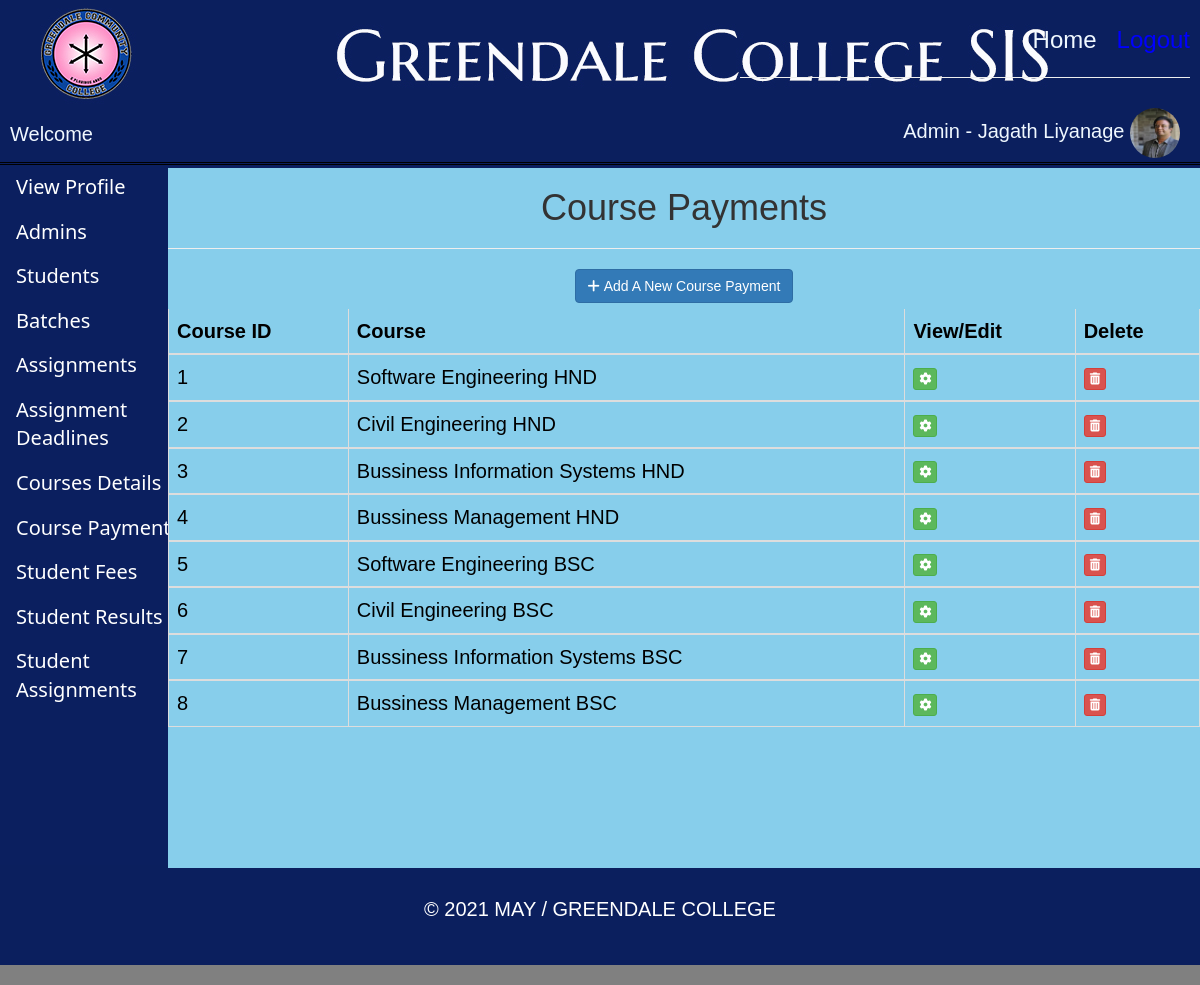
/admin_course_payments_details.php (signed in), run on the app's committed database.
### tables this page shows
CREATE TABLE `course_details` (
  `course_id` int(255) NOT NULL,
  `course_name` varchar(1000) NOT NULL,
  `module_1` varchar(1000) NOT NULL,
  `module_2` varchar(1000) NOT NULL,
  `module_3` varchar(1000) NOT NULL,
  `module_4` varchar(1000) NOT NULL,
  `module_5` varchar(1000) NOT NULL,
  `module_6` varchar(1000) NOT NULL,
  `module_7` varchar(1000) NOT NULL,
  `module_8` varchar(1000) NOT NULL,
  `module_9` varchar(1000) NOT NULL,
  `module_10` varchar(1000) NOT NULL,
  `payment_1` int(255) NOT NULL,
  `payment_2` int(255) NOT NULL,
  `payment_3` int(255) NOT NULL,
  `payment_4` int(255) NOT NULL,
  `payment_5` int(255) NOT NULL
);

### admin_course_payments_details.php (the view, shortened to what this page needs)
<!DOCTYPE html>
<html lang="en">
  <head>
    <link href="css/bootstrap.min.css" rel="stylesheet">
	  <link href="css/style.css" rel="stylesheet">
  </head>
  <body style="background-color: grey; margin-top: -20px">
	   <?php
	include "DBconnection.php";
	if(!isset($_SESSION['email']))
	{
		header("location:adminloginindex.php");
	}
	else
	{
		$email = $_SESSION['email'];
		$result = mysqli_query($conn,"SELECT * FROM admins WHERE admin_email='" . $email."'");
		$row  = mysqli_fetch_array($result);
		if($row >0)
		{
		$name=$row['admin_name'];
		$pic =$row['admin_picture'];
		}
		if($row >0)
		{
		$mysqli = new mysqli('localhost','root','','greendale') or die(mysqli_error($mysqli));
		$result  = $mysqli->query("SELECT * FROM course_details ") or die ($mysqli->erorr);
		}
	}
	  ?>
  <div class="div_content_admin">
    <div class="header_admin">
<div style="margin-right:10px;vertical-align:bottom;">
    <table align="right" width="450">
        <tr><td>
        <div align="right" style="font-size:24px;padding-top:23px; ">
                 <a href="administratorindex.php" style="color: aliceblue">Home</a> &nbsp;
                <a href="userLogoutadmin.php" style="color:blue">Logout</a>
			<hr>
			   <div align="right" style="font-size:20px; padding: 10px; color: aliceblue">
               Admin - <?php echo $name;?>
		<img class="img-rounded" style="border-radius: 50%" width="50px" height="50px" src="adminImage/<?php echo $pic;?>">
        </div>
        </td></tr>
   </table>
</div>
	  </div>
		   <div class="div_header_title_admin">
     <div align="left" style="font-size:20px; padding: 10px; color: aliceblue">
         Welcome
            </div>
		</div>
		  <div class="mainframe"  style="background-color:#0b1f5f" >
		  <div class="section1_admin" >
			    <ul>
				 <li><div><a href="adminmyprofile.php">View Profile</a></div></li>
    		    <li><div><a href="adminmanageadmins.php">Admins</a></div></li>
			 	<li><div><a href="admin_students.php">Students</a></div></li>
			  	<li><div><a href="admin_batch.php">Batches</a></div></li>
			 	<li><div><a href="admin_assignments.php">Assignments</a></div></li>
			   	<li><div><a href="admin_assignments_dates.php">Assignment Deadlines</a></div></li>
			    <li><div><a href="admin_course_details.php">Courses Details</a></div></li>
			 	<li><div><a href="admin_course_payments_details.php">Course Payments</a></div></li>
			    <li><div><a href="admin_students_fees.php">Student Fees</a></div></li>
			    <li><div><a href="admin_students_results.php">Student Results </a></div></li>
				<li><div><a href="admin_students_submittedassignments.php">Student Assignments</a></div></li>
				 </ul>
					</div>
		  <div class="section2_admin" style="overflow-x: scroll" align="center">
			  			  <h1 align="center">Course Payments  </h1><hr>
	<div align="center"   style="margin-top: 5px" >
     <button type="button"   data-toggle="modal" data-target="#model" class="btn btn-primary btn-md"><i class="fa fa-plus"></i>&nbsp;Add A New Course Payment</button>
    </div>
	<div align="left" class="col-md-12" style="margin-top: 5px" >
    </div>
        <table class="table table-bordered  "  style=" color: black; font-size: 20px; border:10px ">
  <thead>
    <tr>
    <th scope="col"> Course ID</th>
	<th scope="col">Course</th>
  	<th    scope="col" >View/Edit</th>
   	   <th scope="col" >Delete</th>
    </tr>
  </thead>
  <tbody>
	  <?php
 		while ($row= $result->fetch_assoc()):  ?>
    <tr>
      <td ><?php echo $row['course_id']; ?></td>
	  <td><?php echo $row['course_name']; ?></td>
		 <td><button type="button" class="btn btn-success btn-xs editbtn"><i class="fa fa-list fa-cog" aria-hidden="true"></i></button></td>
 		 <td><a href="admin_course_payments_manage.php?delete= <?php echo $row['course_id']; ?> " class="btn btn-danger btn-xs"><i class="fa fa-trash"></a></td>
    </tr>
  </tbody>
<?php endwhile; ?>
</table>
 </div>
        </div>
    </div>
	  <div class="section3">
		 <p  align="center" style="color:  white; padding-top: 30px; font-size:20px " >© 2021 MAY / GREENDALE COLLEGE</p>
		  </div>
  </body>
</html>

### css/style.css (style rules this page uses)
.header_admin { height: 110px; background-image: url("../photos/header_admin.jpg"); background-repeat: no-repeat; font-family: Arial, Helvetica, sans-serif; }
.div_content_admin { margin: auto; width: 100%; background: #FFF; }
.div_header_title_admin { height: 55px; background: #93bede; border-bottom: 3px double black; background-repeat: no-repeat; background-image: url("../photos/admintitle.jpg"); }
.mainframe { height: 700px; width: 100%; }
.section1_admin { width: 14%; float: left; background: #0b1f5f ; font-family:Segoe, "Segoe UI", "DejaVu Sans", "Trebuchet MS", Verdana, "sans-serif"; font-size: 20px; }
.section2_admin { float: right; width: 86%; height: 700px; background-color: skyblue; }
.section3 { width: 100%; height: 100px; background-image: url("../photos/sub4.jpg"); background-size: 100% 100px; margin-bottom: auto; }

### admin_course_payments_details.php (style rules this page uses)
ul { list-style-type: none; margin: 0; padding: 0; width: 210px; background-color: #0b1f5f; }
li a { display: block; color: white; padding: 8px 16px; text-decoration: none; }
* { box-sizing: border-box; }
body { font-family: Verdana, sans-serif; }
img { vertical-align: middle; }

### data on the page
course_details: course_id "1", course_name "Software Engineering HND"
course_details: course_id "2", course_name "Civil Engineering HND"
course_details: course_id "3", course_name "Bussiness Information Systems HND"
course_details: course_id "4", course_name "Bussiness Management HND"
course_details: course_id "5", course_name "Software Engineering BSC"
course_details: course_id "6", course_name "Civil Engineering BSC"
course_details: course_id "7", course_name "Bussiness Information Systems BSC"
course_details: course_id "8", course_name "Bussiness Management BSC"

### other printed values
$name "Jagath Liyanage"
